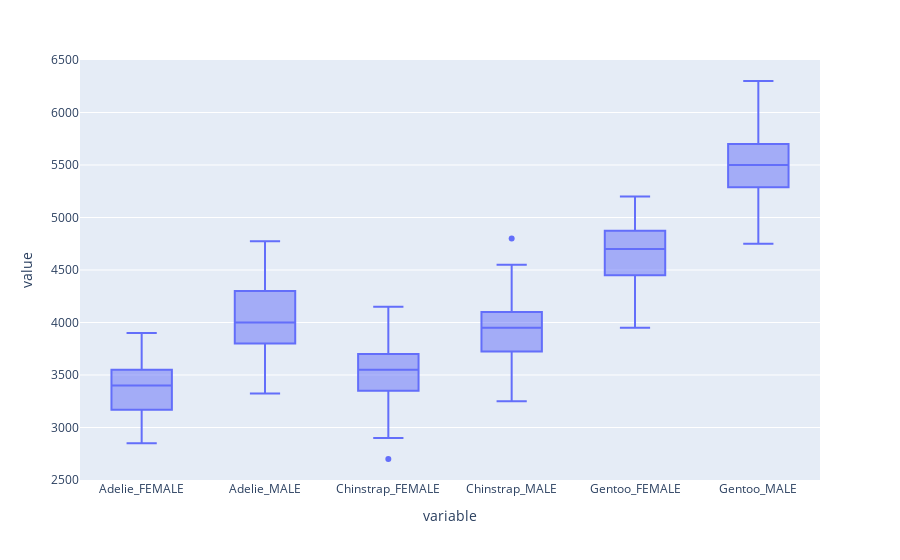

The cell this chart's notebook holds for it:
### Markdown cell above
## Plotly Boxplots

### Code cell
# https://plotly.com/python/box-plots/ 

# # Works for only Jupyter Notebook (old method)
# from plotly.offline import iplot
# fig = px.box(df)
# iplot(fig)



# Works for only Jupyter Notebook (new method)
pxo.init_notebook_mode(connected=True)
fig = px.box(df)
fig.show()

### Figure 1 — Plotly figure (JSON) as saved in the notebook; plotly's stock layout.template omitted (floating-point values rounded to 4 significant figures; data arrays with more than 128 entries replaced by an {"elided": "..."} marker saying what was removed)
{"data": [{"alignmentgroup": "True", "hovertemplate": "variable=%{x}<br>value=%{y}<extra></extra>", "legendgroup": "", "marker": {"color": "#636efa"}, "name": "", "notched": false, "offsetgroup": "", "orientation": "v", "showlegend": false, "type": "box", "x": {"elided": "438 str values"}, "x0": " ", "xaxis": "x", "y": {"elided": "438 int values"}, "y0": " ", "yaxis": "y"}], "layout": {"boxmode": "group", "legend": {"tracegroupgap": 0}, "margin": {"t": 60}, "xaxis": {"anchor": "y", "domain": [0, 1], "title": {"text": "variable"}}, "yaxis": {"anchor": "x", "domain": [0, 1], "title": {"text": "value"}}}}
